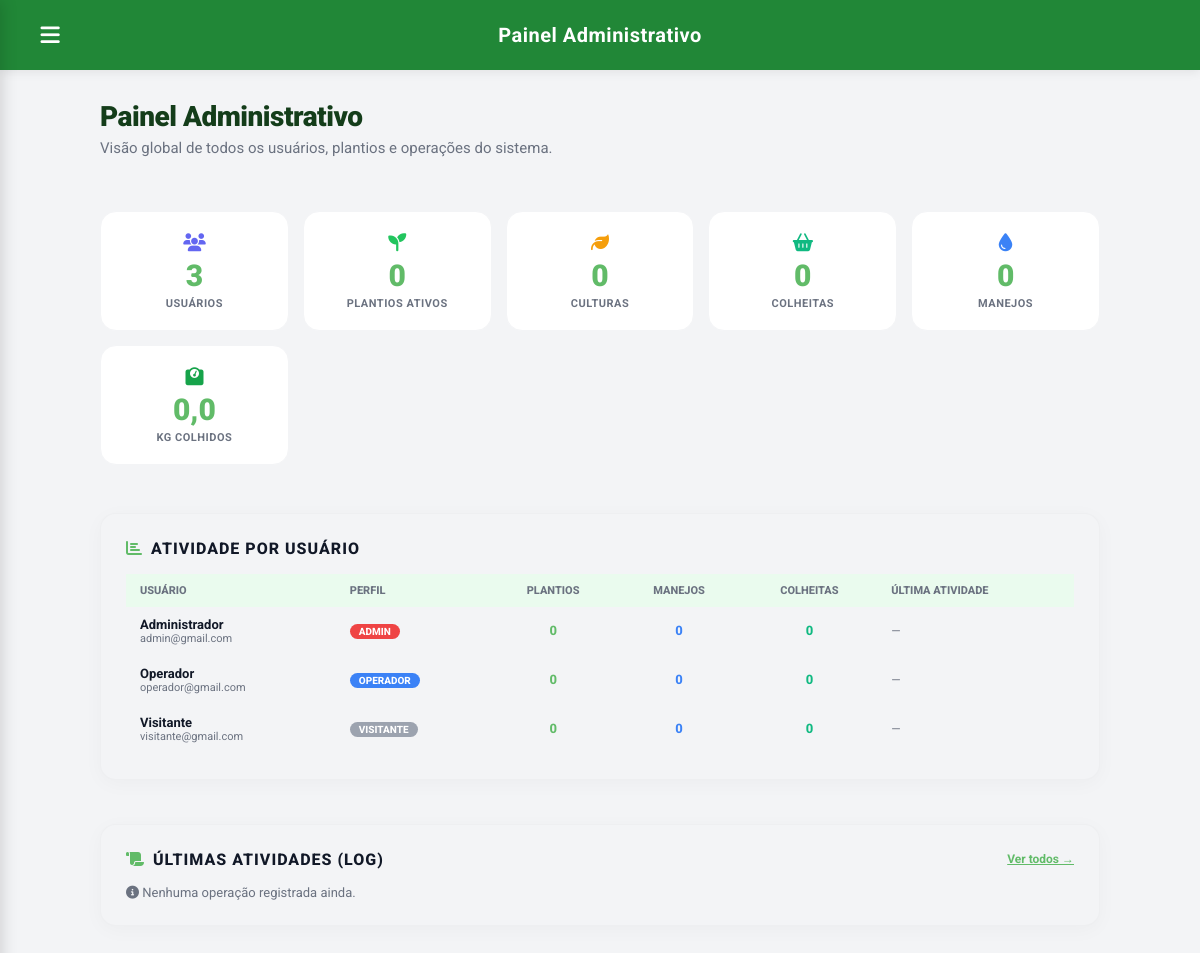
The app's page /ProducaoVegetal/admin_painel.php (signed in), older data.
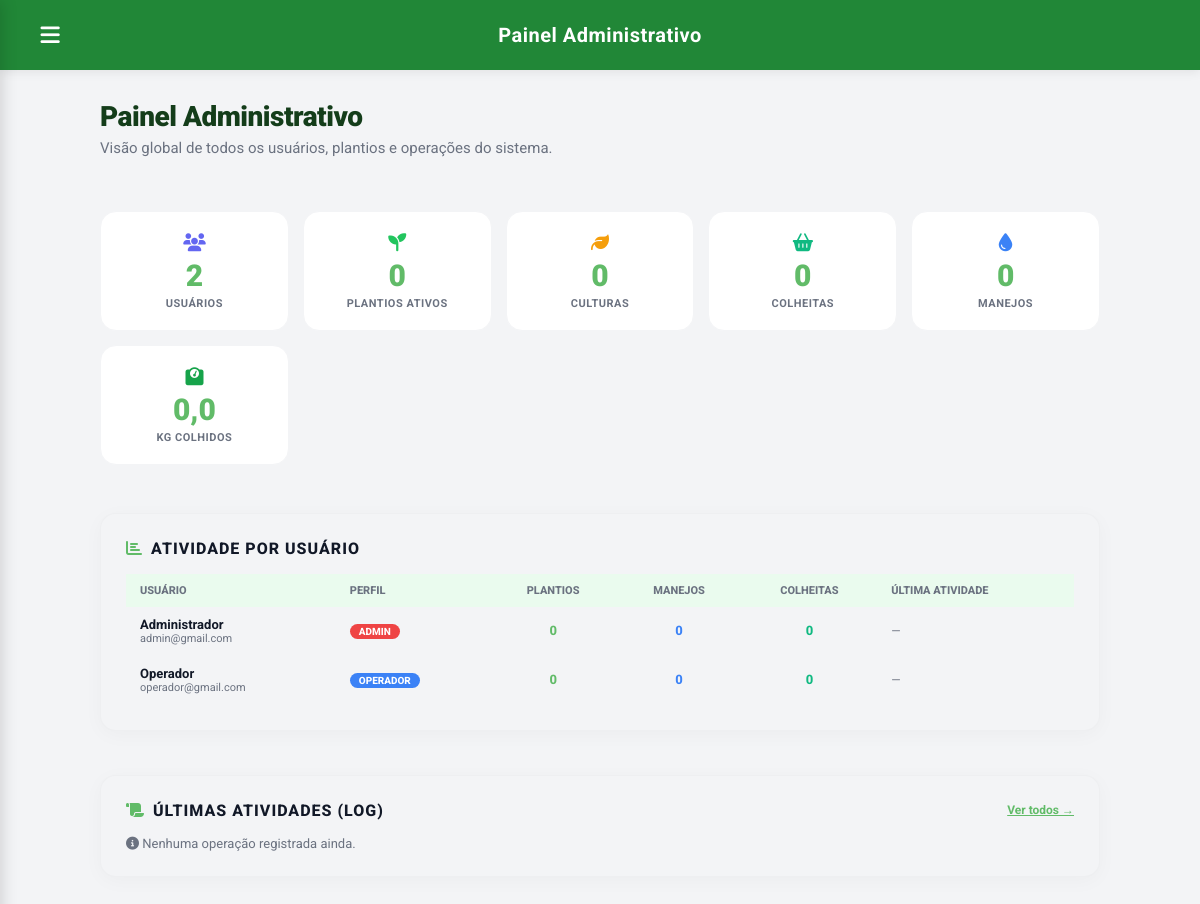
The same page, newer data.
### tables this page shows
CREATE TABLE IF NOT EXISTS `usuarios` (
  `id_usuario`  INT(11)      NOT NULL AUTO_INCREMENT,
  `nome`        VARCHAR(100) NOT NULL,
  `email`       VARCHAR(120) NOT NULL,
  `senha`       VARCHAR(255) NOT NULL,    
  `foto_perfil` VARCHAR(255)     DEFAULT NULL,
  `perfil`      VARCHAR(50)      DEFAULT 'operador',
  PRIMARY KEY (`id_usuario`),
  UNIQUE KEY `email` (`email`)
);

### ProducaoVegetal/admin_painel.php (the view, shortened to what this page needs)
<?php
require_once '../Banco/conexao.php';
$kpi = [];
$kpi['usuarios']  = $conn->query("SELECT COUNT(*) c FROM usuarios")->fetch_assoc()['c'] ?? 0;
$kpi['plantios']  = $conn->query("SELECT COUNT(*) c FROM plantios WHERE colhido=0")->fetch_assoc()['c'] ?? 0;
$kpi['culturas']  = $conn->query("SELECT COUNT(*) c FROM culturas")->fetch_assoc()['c'] ?? 0;
$kpi['colheitas'] = $conn->query("SELECT COUNT(*) c FROM colheitas")->fetch_assoc()['c'] ?? 0;
$kpi['manejos']   = $conn->query("SELECT COUNT(*) c FROM cuidados_plantio")->fetch_assoc()['c'] ?? 0;
$kpi['kg_total']  = $conn->query("SELECT COALESCE(SUM(quantidade_colhida),0) c FROM colheitas")->fetch_assoc()['c'] ?? 0;
$q_users = $conn->query("
    SELECT
        u.id_usuario, u.nome, u.email, u.perfil,
        COUNT(DISTINCT p.id_plantio)   AS n_plantios,
        COUNT(DISTINCT cp.id_cuidado)  AS n_manejos,
        COUNT(DISTINCT col.id_colheita) AS n_colheitas,
        MAX(l.data_operacao)            AS ultima_atividade
    FROM usuarios u
    LEFT JOIN culturas c   ON c.id_usuario  = u.id_usuario
    LEFT JOIN plantios p   ON p.id_cultura  = c.id_cultura
    LEFT JOIN cuidados_plantio cp ON cp.id_plantio = p.id_plantio
    LEFT JOIN colheitas col       ON col.id_plantio = p.id_plantio
    LEFT JOIN log l               ON l.id_usuario   = u.id_usuario
    GROUP BY u.id_usuario
    ORDER BY ultima_atividade DESC, u.nome ASC
");
$users_atividade = $q_users ? $q_users->fetch_all(MYSQLI_ASSOC) : [];
$q_logs = $conn->query("
    SELECT l.operacao, l.data_operacao, u.nome, u.perfil
    FROM log l
    LEFT JOIN usuarios u ON l.id_usuario = u.id_usuario
    ORDER BY l.data_operacao DESC
    LIMIT 20
");
$logs_recentes = $q_logs ? $q_logs->fetch_all(MYSQLI_ASSOC) : [];
?>
<!DOCTYPE html>
<html lang="pt-BR">
<head>
    <link rel="stylesheet" href="https://cdnjs.cloudflare.com/ajax/libs/font-awesome/6.4.0/css/all.min.css">
    <link rel="stylesheet" href="style.css">
</head>
<body>
<div class="app-layout">
    <div class="main-wrapper">
        <header class="topbar">
            <div class="topbar-left">
                <button class="menu-btn" onclick="toggleMenu()"><i class="fa-solid fa-bars"></i></button>
                <div class="topbar-title">Painel Administrativo</div>
            </div>
        </header>
        <main class="main-content">
            <div class="content-wrapper">
                <div class="page-header">
                    <h1>Painel Administrativo</h1>
                    <p>Visão global de todos os usuários, plantios e operações do sistema.</p>
                </div>
                <div class="kpi-grid">
                    <div class="kpi-card">
                        <div class="kpi-icon" style="color:#6366f1;"><i class="fa-solid fa-users"></i></div>
                        <div class="kpi-val"><?php echo $kpi['usuarios']; ?></div>
                        <div class="kpi-lbl">Usuários</div>
                    </div>
                    <div class="kpi-card">
                        <div class="kpi-icon" style="color:#22c55e;"><i class="fa-solid fa-seedling"></i></div>
                        <div class="kpi-val"><?php echo $kpi['plantios']; ?></div>
                        <div class="kpi-lbl">Plantios Ativos</div>
                    </div>
                    <div class="kpi-card">
                        <div class="kpi-icon" style="color:#f59e0b;"><i class="fa-solid fa-leaf"></i></div>
                        <div class="kpi-val"><?php echo $kpi['culturas']; ?></div>
                        <div class="kpi-lbl">Culturas</div>
                    </div>
                    <div class="kpi-card">
                        <div class="kpi-icon" style="color:#10b981;"><i class="fa-solid fa-basket-shopping"></i></div>
                        <div class="kpi-val"><?php echo $kpi['colheitas']; ?></div>
                        <div class="kpi-lbl">Colheitas</div>
                    </div>
                    <div class="kpi-card">
                        <div class="kpi-icon" style="color:#3b82f6;"><i class="fa-solid fa-droplet"></i></div>
                        <div class="kpi-val"><?php echo $kpi['manejos']; ?></div>
                        <div class="kpi-lbl">Manejos</div>
                    </div>
                    <div class="kpi-card">
                        <div class="kpi-icon" style="color:#16a34a;"><i class="fa-solid fa-weight-scale"></i></div>
                        <div class="kpi-val"><?php echo number_format($kpi['kg_total'],1,',','.'); ?></div>
                        <div class="kpi-lbl">kg Colhidos</div>
                    </div>
                </div>
                <div class="report-card" style="margin-bottom:20px;">
                    <h3 class="section-title"><i class="fa-solid fa-chart-bar"></i> Atividade por Usuário</h3>
                    <div style="overflow-x:auto;">
                        <table class="adm-table" id="tbl-usuarios">
                            <thead>
                                <tr>
                                    <th>Usuário</th>
                                    <th>Perfil</th>
                                    <th style="text-align:center;">Plantios</th>
                                    <th style="text-align:center;">Manejos</th>
                                    <th style="text-align:center;">Colheitas</th>
                                    <th>Última Atividade</th>
                                </tr>
                            </thead>
                            <tbody>
                                <?php if (empty($users_atividade)): ?>
                                    <tr><td colspan="6" style="text-align:center;color:var(--text-gray);padding:20px;">Nenhum usuário encontrado.</td></tr>
                                <?php else: ?>
                                    <?php foreach ($users_atividade as $u): ?>
                                        <tr>
                                            <td>
                                                <strong style="color:var(--text-main);"><?php echo htmlspecialchars($u['nome']); ?></strong>
                                                <div style="font-size:11px;color:var(--text-gray);"><?php echo htmlspecialchars($u['email']); ?></div>
                                            </td>
                                            <td>
                                                <span class="perfil-badge badge-<?php echo $u['perfil']; ?>">
                                                    <?php echo $u['perfil'] === 'admin' ? 'Admin' : ucfirst($u['perfil']); ?>
                                                </span>
                                            </td>
                                            <td style="text-align:center;font-weight:800;color:var(--primary-green);"><?php echo $u['n_plantios']; ?></td>
                                            <td style="text-align:center;font-weight:800;color:#3b82f6;"><?php echo $u['n_manejos']; ?></td>
                                            <td style="text-align:center;font-weight:800;color:#10b981;"><?php echo $u['n_colheitas']; ?></td>
                                            <td style="color:var(--text-gray);font-size:12px;">
                                                <?php echo $u['ultima_atividade'] ? date('d/m/Y H:i', strtotime($u['ultima_atividade'])) : '—'; ?>
                                            </td>
                                        </tr>
                                    <?php endforeach; ?>
                                <?php endif; ?>
                            </tbody>
                        </table>
                    </div>
                </div>
                <div class="report-card">
                    <div style="display:flex;align-items:center;justify-content:space-between;margin-bottom:16px;">
                        <h3 class="section-title" style="margin:0;"><i class="fa-solid fa-scroll"></i> Últimas Atividades (Log)</h3>
                        <a href="admin_log.php" style="font-size:12px;font-weight:700;color:var(--primary-green);">Ver todos →</a>
                    </div>
                    <?php if (empty($logs_recentes)): ?>
                        <p style="color:var(--text-gray);font-size:13px;"><i class="fa-solid fa-circle-info"></i> Nenhuma operação registrada ainda.</p>
                    <?php endif; ?>
                </div>
            </div>
        </main>
    </div>
</div>
</body>
</html>

### ProducaoVegetal/admin_painel.php (style rules this page uses)
.kpi-grid { display: grid; grid-template-columns: repeat(auto-fit,minmax(160px,1fr)); gap: 14px; margin-bottom: 24px; }
.kpi-card { background: var(--card-bg); border: 1px solid var(--border-color); border-radius: 16px; padding: 20px 16px; text-align: center; transition: transform .2s; }
.kpi-val { font-size: 30px; font-weight: 900; color: var(--primary-green); line-height: 1; }
.kpi-lbl { font-size: 11px; font-weight: 700; color: var(--text-gray); text-transform: uppercase; letter-spacing: .5px; margin-top: 6px; }
.kpi-icon { font-size: 18px; margin-bottom: 8px; }
.adm-table { width: 100%; border-collapse: collapse; font-size: 13px; }
.adm-table th { padding: 10px 14px; text-align: left; font-weight: 800; color: var(--text-gray); font-size: 11px; text-transform: uppercase; background: var(--form-bg,#f9fafb); }
.adm-table td { padding: 10px 14px; border-bottom: 1px solid var(--border-color); vertical-align: middle; }
.perfil-badge { display: inline-block; padding: 2px 9px; border-radius: 20px; font-size: 10px; font-weight: 800; text-transform: uppercase; color: white; }
.badge-admin { background: #ef4444; }
.badge-operador { background: #3b82f6; }
.section-title { font-size: 16px; font-weight: 800; color: var(--text-main); margin: 0 0 16px; display: flex; align-items: center; gap: 8px; }
.section-title i { color: var(--primary-green); }
.badge-visitante { background: #9ca3af; }

Row changes from the older to the newer data that the page shows:
removed usuarios: id_usuario "3", nome "Visitante", email "visitante@gmail.com", perfil "VISITANTE", n_plantios "0", n_manejos "0", n_colheitas "0"
Text that changed along with them:
$kpi['usuarios']: "3" → "2"
